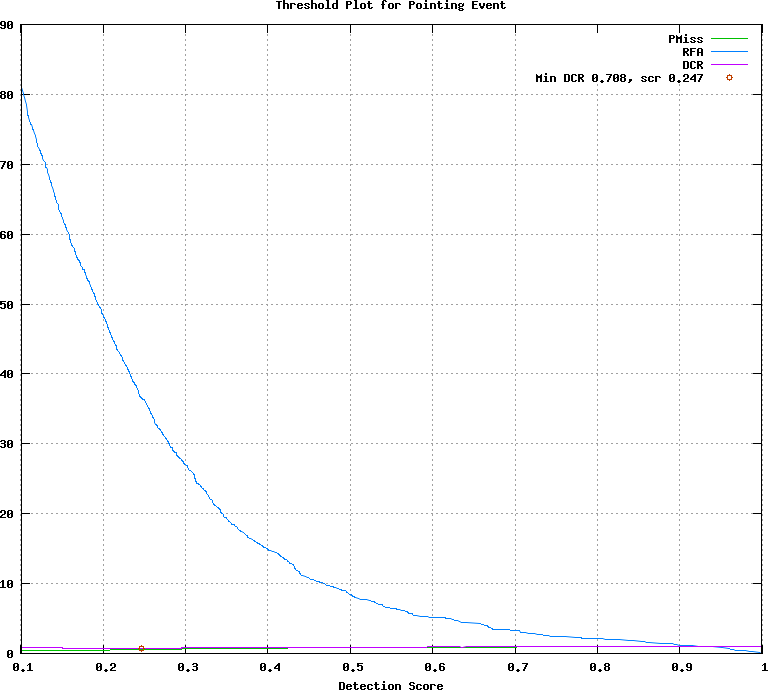

Write the gnuplot code that produced this figure.
## GNUPLOT command file
set terminal postscript color
set style data lines
set title 'Threshold Plot for Pointing Event'
set xlabel 'Detection Score'
set grid
set size ratio 0.85
plot [0.101000:0.999000]  \
  'test.det.Pointing_Event.dat.1' using 1:4 title 'PMiss' with lines lt 2, \
  'test.det.Pointing_Event.dat.1' using 1:5 title 'RFA' with lines lt 3, \
  'test.det.Pointing_Event.dat.1' using 1:6 title 'DCR' with lines lt 4, \
  'test.det.Pointing_Event.dat.2' using 1:2 title 'Min DCR 0.708, scr 0.247' with points lt 6
